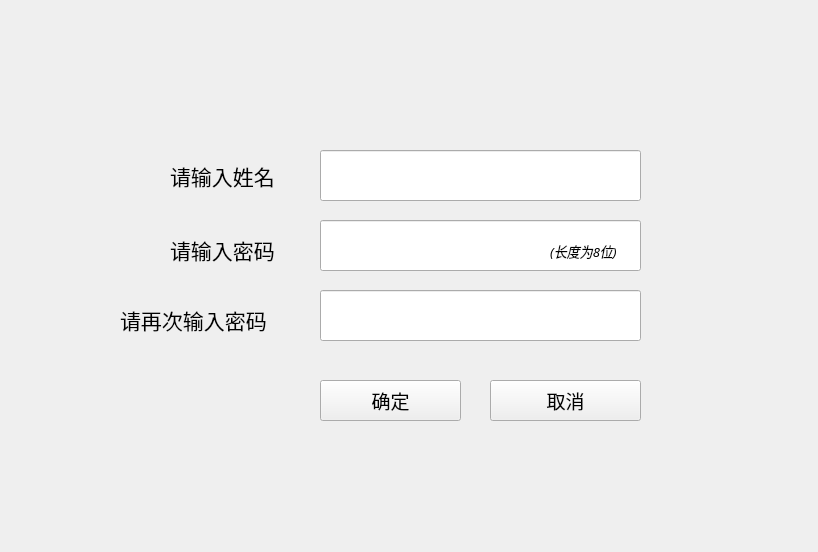
<?xml version="1.0" encoding="UTF-8"?>
<ui version="4.0">
 <class>Form</class>
 <widget class="QWidget" name="Form">
  <property name="geometry">
   <rect>
    <x>0</x>
    <y>0</y>
    <width>818</width>
    <height>552</height>
   </rect>
  </property>
  <property name="font">
   <font>
    <family>Adobe Arabic</family>
    <pointsize>14</pointsize>
   </font>
  </property>
  <property name="windowTitle">
   <string>Form</string>
  </property>
  <widget class="QLineEdit" name="id">
   <property name="geometry">
    <rect>
     <x>320</x>
     <y>150</y>
     <width>321</width>
     <height>51</height>
    </rect>
   </property>
   <property name="font">
    <font>
     <family>宋体</family>
     <pointsize>14</pointsize>
    </font>
   </property>
   <property name="text">
    <string/>
   </property>
  </widget>
  <widget class="QLineEdit" name="code">
   <property name="geometry">
    <rect>
     <x>320</x>
     <y>220</y>
     <width>321</width>
     <height>51</height>
    </rect>
   </property>
   <property name="font">
    <font>
     <family>宋体</family>
     <pointsize>14</pointsize>
    </font>
   </property>
   <property name="text">
    <string/>
   </property>
  </widget>
  <widget class="QLineEdit" name="code1">
   <property name="geometry">
    <rect>
     <x>320</x>
     <y>290</y>
     <width>321</width>
     <height>51</height>
    </rect>
   </property>
   <property name="font">
    <font>
     <family>宋体</family>
     <pointsize>14</pointsize>
    </font>
   </property>
   <property name="text">
    <string/>
   </property>
  </widget>
  <widget class="QLabel" name="label">
   <property name="geometry">
    <rect>
     <x>170</x>
     <y>160</y>
     <width>131</width>
     <height>31</height>
    </rect>
   </property>
   <property name="text">
    <string>&lt;html&gt;&lt;head/&gt;&lt;body&gt;&lt;p&gt;&lt;span style=&quot; font-size:16pt;&quot;&gt;请输入姓名&lt;/span&gt;&lt;/p&gt;&lt;/body&gt;&lt;/html&gt;</string>
   </property>
  </widget>
  <widget class="QLabel" name="label_2">
   <property name="geometry">
    <rect>
     <x>120</x>
     <y>300</y>
     <width>191</width>
     <height>41</height>
    </rect>
   </property>
   <property name="text">
    <string>&lt;html&gt;&lt;head/&gt;&lt;body&gt;&lt;p&gt;&lt;span style=&quot; font-size:16pt;&quot;&gt;请再次输入密码&lt;/span&gt;&lt;/p&gt;&lt;/body&gt;&lt;/html&gt;</string>
   </property>
  </widget>
  <widget class="QLabel" name="label_3">
   <property name="geometry">
    <rect>
     <x>170</x>
     <y>230</y>
     <width>141</width>
     <height>41</height>
    </rect>
   </property>
   <property name="text">
    <string>&lt;html&gt;&lt;head/&gt;&lt;body&gt;&lt;p&gt;&lt;span style=&quot; font-size:16pt;&quot;&gt;请输入密码&lt;/span&gt;&lt;/p&gt;&lt;/body&gt;&lt;/html&gt;</string>
   </property>
  </widget>
  <widget class="QPushButton" name="pb1">
   <property name="geometry">
    <rect>
     <x>320</x>
     <y>380</y>
     <width>141</width>
     <height>41</height>
    </rect>
   </property>
   <property name="text">
    <string>确定</string>
   </property>
  </widget>
  <widget class="QPushButton" name="pb2">
   <property name="enabled">
    <bool>true</bool>
   </property>
   <property name="geometry">
    <rect>
     <x>490</x>
     <y>380</y>
     <width>151</width>
     <height>41</height>
    </rect>
   </property>
   <property name="text">
    <string>取消</string>
   </property>
  </widget>
  <widget class="QLabel" name="label_4">
   <property name="geometry">
    <rect>
     <x>550</x>
     <y>240</y>
     <width>91</width>
     <height>21</height>
    </rect>
   </property>
   <property name="font">
    <font>
     <pointsize>10</pointsize>
     <italic>true</italic>
    </font>
   </property>
   <property name="text">
    <string>(长度为8位)</string>
   </property>
   <property name="textFormat">
    <enum>Qt::PlainText</enum>
   </property>
  </widget>
 </widget>
 <resources/>
 <connections/>
</ui>
